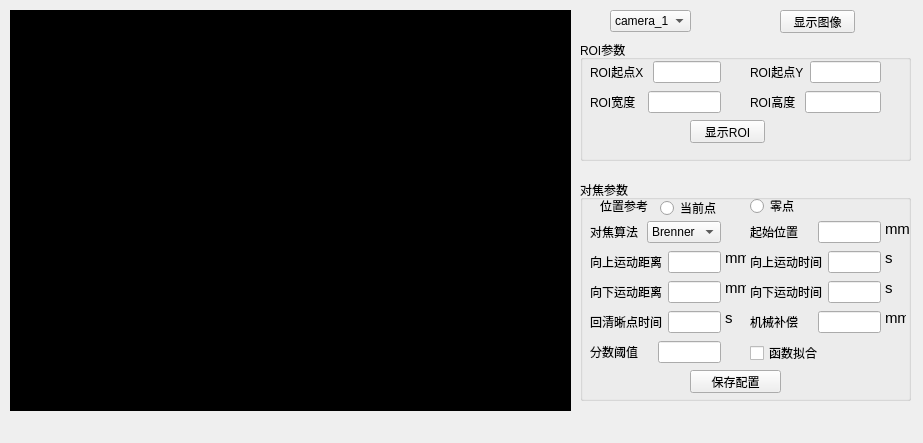
<?xml version="1.0" encoding="UTF-8"?>
<ui version="4.0">
 <class>AutofocusForm</class>
 <widget class="QMainWindow" name="AutofocusForm">
  <property name="geometry">
   <rect>
    <x>0</x>
    <y>0</y>
    <width>923</width>
    <height>443</height>
   </rect>
  </property>
  <property name="windowTitle">
   <string>MainWindow</string>
  </property>
  <widget class="QWidget" name="centralwidget">
   <widget class="QComboBox" name="camerachoose">
    <property name="geometry">
     <rect>
      <x>610</x>
      <y>10</y>
      <width>81</width>
      <height>22</height>
     </rect>
    </property>
    <item>
     <property name="text">
      <string>camera_1</string>
     </property>
    </item>
    <item>
     <property name="text">
      <string>camera_2</string>
     </property>
    </item>
   </widget>
   <widget class="QGroupBox" name="groupBox">
    <property name="geometry">
     <rect>
      <x>580</x>
      <y>40</y>
      <width>331</width>
      <height>121</height>
     </rect>
    </property>
    <property name="title">
     <string>ROI参数</string>
    </property>
    <widget class="QWidget" name="layoutWidget">
     <property name="geometry">
      <rect>
       <x>10</x>
       <y>50</y>
       <width>131</width>
       <height>24</height>
      </rect>
     </property>
     <layout class="QHBoxLayout" name="horizontalLayout_2">
      <item>
       <widget class="QLabel" name="label_2">
        <property name="text">
         <string>ROI宽度  </string>
        </property>
       </widget>
      </item>
      <item>
       <widget class="QLineEdit" name="ROI_width"/>
      </item>
     </layout>
    </widget>
    <widget class="QWidget" name="layoutWidget_2">
     <property name="geometry">
      <rect>
       <x>170</x>
       <y>20</y>
       <width>131</width>
       <height>24</height>
      </rect>
     </property>
     <layout class="QHBoxLayout" name="horizontalLayout_3">
      <item>
       <widget class="QLabel" name="label_3">
        <property name="text">
         <string>ROI起点Y</string>
        </property>
       </widget>
      </item>
      <item>
       <widget class="QLineEdit" name="ROI_start_y"/>
      </item>
     </layout>
    </widget>
    <widget class="QWidget" name="layoutWidget_3">
     <property name="geometry">
      <rect>
       <x>170</x>
       <y>50</y>
       <width>131</width>
       <height>24</height>
      </rect>
     </property>
     <layout class="QHBoxLayout" name="horizontalLayout_4">
      <item>
       <widget class="QLabel" name="label_4">
        <property name="text">
         <string>ROI高度 </string>
        </property>
       </widget>
      </item>
      <item>
       <widget class="QLineEdit" name="ROI_height"/>
      </item>
     </layout>
    </widget>
    <widget class="QWidget" name="layoutWidget">
     <property name="geometry">
      <rect>
       <x>10</x>
       <y>20</y>
       <width>131</width>
       <height>24</height>
      </rect>
     </property>
     <layout class="QHBoxLayout" name="horizontalLayout">
      <item>
       <widget class="QLabel" name="label">
        <property name="text">
         <string>ROI起点X </string>
        </property>
       </widget>
      </item>
      <item>
       <widget class="QLineEdit" name="ROI_start_x"/>
      </item>
     </layout>
    </widget>
    <widget class="QPushButton" name="showroi">
     <property name="geometry">
      <rect>
       <x>110</x>
       <y>80</y>
       <width>75</width>
       <height>23</height>
      </rect>
     </property>
     <property name="text">
      <string>显示ROI</string>
     </property>
    </widget>
   </widget>
   <widget class="QGroupBox" name="groupBox_2">
    <property name="geometry">
     <rect>
      <x>580</x>
      <y>180</y>
      <width>331</width>
      <height>221</height>
     </rect>
    </property>
    <property name="title">
     <string>对焦参数</string>
    </property>
    <widget class="QPushButton" name="save">
     <property name="geometry">
      <rect>
       <x>110</x>
       <y>190</y>
       <width>91</width>
       <height>23</height>
      </rect>
     </property>
     <property name="text">
      <string>保存配置</string>
     </property>
    </widget>
    <widget class="QLabel" name="label_18">
     <property name="geometry">
      <rect>
       <x>20</x>
       <y>20</y>
       <width>54</width>
       <height>12</height>
      </rect>
     </property>
     <property name="text">
      <string>位置参考</string>
     </property>
    </widget>
    <widget class="QRadioButton" name="radioButton">
     <property name="geometry">
      <rect>
       <x>80</x>
       <y>20</y>
       <width>89</width>
       <height>16</height>
      </rect>
     </property>
     <property name="text">
      <string>当前点</string>
     </property>
    </widget>
    <widget class="QRadioButton" name="radioButton_2">
     <property name="geometry">
      <rect>
       <x>170</x>
       <y>18</y>
       <width>89</width>
       <height>16</height>
      </rect>
     </property>
     <property name="text">
      <string>零点</string>
     </property>
    </widget>
    <widget class="QLabel" name="label_19">
     <property name="geometry">
      <rect>
       <x>305</x>
       <y>43</y>
       <width>54</width>
       <height>12</height>
      </rect>
     </property>
     <property name="font">
      <font>
       <pointsize>11</pointsize>
      </font>
     </property>
     <property name="text">
      <string>mm</string>
     </property>
    </widget>
    <widget class="QWidget" name="layoutWidget">
     <property name="geometry">
      <rect>
       <x>170</x>
       <y>40</y>
       <width>131</width>
       <height>24</height>
      </rect>
     </property>
     <layout class="QHBoxLayout" name="horizontalLayout_6">
      <item>
       <widget class="QLabel" name="label_6">
        <property name="text">
         <string>起始位置    </string>
        </property>
       </widget>
      </item>
      <item>
       <widget class="QLineEdit" name="startposition"/>
      </item>
     </layout>
    </widget>
    <widget class="QWidget" name="layoutWidget_4">
     <property name="geometry">
      <rect>
       <x>10</x>
       <y>70</y>
       <width>131</width>
       <height>24</height>
      </rect>
     </property>
     <layout class="QHBoxLayout" name="horizontalLayout_8">
      <item>
       <widget class="QLabel" name="label_8">
        <property name="text">
         <string>向上运动距离</string>
        </property>
       </widget>
      </item>
      <item>
       <widget class="QLineEdit" name="updistance"/>
      </item>
     </layout>
    </widget>
    <widget class="QLabel" name="label_20">
     <property name="geometry">
      <rect>
       <x>145</x>
       <y>70</y>
       <width>21</width>
       <height>16</height>
      </rect>
     </property>
     <property name="font">
      <font>
       <pointsize>11</pointsize>
      </font>
     </property>
     <property name="text">
      <string>mm</string>
     </property>
    </widget>
    <widget class="QWidget" name="layoutWidget_5">
     <property name="geometry">
      <rect>
       <x>170</x>
       <y>70</y>
       <width>131</width>
       <height>24</height>
      </rect>
     </property>
     <layout class="QHBoxLayout" name="horizontalLayout_9">
      <item>
       <widget class="QLabel" name="label_9">
        <property name="text">
         <string>向上运动时间</string>
        </property>
       </widget>
      </item>
      <item>
       <widget class="QLineEdit" name="uptime"/>
      </item>
     </layout>
    </widget>
    <widget class="QLabel" name="label_21">
     <property name="geometry">
      <rect>
       <x>305</x>
       <y>70</y>
       <width>21</width>
       <height>16</height>
      </rect>
     </property>
     <property name="font">
      <font>
       <pointsize>11</pointsize>
      </font>
     </property>
     <property name="text">
      <string>s</string>
     </property>
    </widget>
    <widget class="QWidget" name="layoutWidget_6">
     <property name="geometry">
      <rect>
       <x>10</x>
       <y>100</y>
       <width>131</width>
       <height>24</height>
      </rect>
     </property>
     <layout class="QHBoxLayout" name="horizontalLayout_10">
      <item>
       <widget class="QLabel" name="label_10">
        <property name="text">
         <string>向下运动距离</string>
        </property>
       </widget>
      </item>
      <item>
       <widget class="QLineEdit" name="downdistance"/>
      </item>
     </layout>
    </widget>
    <widget class="QLabel" name="label_22">
     <property name="geometry">
      <rect>
       <x>145</x>
       <y>100</y>
       <width>21</width>
       <height>16</height>
      </rect>
     </property>
     <property name="font">
      <font>
       <pointsize>11</pointsize>
      </font>
     </property>
     <property name="text">
      <string>mm</string>
     </property>
    </widget>
    <widget class="QWidget" name="layoutWidget_7">
     <property name="geometry">
      <rect>
       <x>170</x>
       <y>100</y>
       <width>131</width>
       <height>24</height>
      </rect>
     </property>
     <layout class="QHBoxLayout" name="horizontalLayout_11">
      <item>
       <widget class="QLabel" name="label_11">
        <property name="text">
         <string>向下运动时间</string>
        </property>
       </widget>
      </item>
      <item>
       <widget class="QLineEdit" name="downtime"/>
      </item>
     </layout>
    </widget>
    <widget class="QLabel" name="label_23">
     <property name="geometry">
      <rect>
       <x>305</x>
       <y>100</y>
       <width>21</width>
       <height>16</height>
      </rect>
     </property>
     <property name="font">
      <font>
       <pointsize>11</pointsize>
      </font>
     </property>
     <property name="text">
      <string>s</string>
     </property>
    </widget>
    <widget class="QWidget" name="layoutWidget_8">
     <property name="geometry">
      <rect>
       <x>10</x>
       <y>130</y>
       <width>131</width>
       <height>24</height>
      </rect>
     </property>
     <layout class="QHBoxLayout" name="horizontalLayout_12">
      <item>
       <widget class="QLabel" name="label_12">
        <property name="text">
         <string>回清晰点时间</string>
        </property>
       </widget>
      </item>
      <item>
       <widget class="QLineEdit" name="returntime"/>
      </item>
     </layout>
    </widget>
    <widget class="QLabel" name="label_24">
     <property name="geometry">
      <rect>
       <x>145</x>
       <y>130</y>
       <width>21</width>
       <height>16</height>
      </rect>
     </property>
     <property name="font">
      <font>
       <pointsize>11</pointsize>
      </font>
     </property>
     <property name="text">
      <string>s</string>
     </property>
    </widget>
    <widget class="QWidget" name="layoutWidget_9">
     <property name="geometry">
      <rect>
       <x>170</x>
       <y>130</y>
       <width>131</width>
       <height>24</height>
      </rect>
     </property>
     <layout class="QHBoxLayout" name="horizontalLayout_14">
      <item>
       <widget class="QLabel" name="label_17">
        <property name="text">
         <string>机械补偿    </string>
        </property>
       </widget>
      </item>
      <item>
       <widget class="QLineEdit" name="jixiebuchang"/>
      </item>
     </layout>
    </widget>
    <widget class="QLabel" name="label_25">
     <property name="geometry">
      <rect>
       <x>305</x>
       <y>130</y>
       <width>21</width>
       <height>16</height>
      </rect>
     </property>
     <property name="font">
      <font>
       <pointsize>11</pointsize>
      </font>
     </property>
     <property name="text">
      <string>mm</string>
     </property>
    </widget>
    <widget class="QWidget" name="layoutWidget_10">
     <property name="geometry">
      <rect>
       <x>10</x>
       <y>160</y>
       <width>131</width>
       <height>24</height>
      </rect>
     </property>
     <layout class="QHBoxLayout" name="horizontalLayout_15">
      <item>
       <widget class="QLabel" name="label_26">
        <property name="text">
         <string>分数阈值    </string>
        </property>
       </widget>
      </item>
      <item>
       <widget class="QLineEdit" name="fenshuyuzhi"/>
      </item>
     </layout>
    </widget>
    <widget class="QCheckBox" name="hanshunihe">
     <property name="geometry">
      <rect>
       <x>170</x>
       <y>165</y>
       <width>71</width>
       <height>16</height>
      </rect>
     </property>
     <property name="text">
      <string>函数拟合</string>
     </property>
    </widget>
    <widget class="QWidget" name="layoutWidget">
     <property name="geometry">
      <rect>
       <x>10</x>
       <y>40</y>
       <width>131</width>
       <height>24</height>
      </rect>
     </property>
     <layout class="QHBoxLayout" name="horizontalLayout_5">
      <item>
       <widget class="QLabel" name="label_5">
        <property name="text">
         <string>对焦算法</string>
        </property>
       </widget>
      </item>
      <item>
       <widget class="QComboBox" name="function_choose">
        <item>
         <property name="text">
          <string>Brenner</string>
         </property>
        </item>
        <item>
         <property name="text">
          <string>2</string>
         </property>
        </item>
        <item>
         <property name="text">
          <string>3</string>
         </property>
        </item>
       </widget>
      </item>
     </layout>
    </widget>
   </widget>
   <widget class="QPushButton" name="showimage">
    <property name="geometry">
     <rect>
      <x>780</x>
      <y>10</y>
      <width>75</width>
      <height>23</height>
     </rect>
    </property>
    <property name="text">
     <string>显示图像</string>
    </property>
   </widget>
   <widget class="QLabel" name="form">
    <property name="geometry">
     <rect>
      <x>10</x>
      <y>10</y>
      <width>561</width>
      <height>401</height>
     </rect>
    </property>
    <property name="styleSheet">
     <string notr="true">background-color: rgb(0, 0, 0);</string>
    </property>
    <property name="text">
     <string>TextLabel</string>
    </property>
   </widget>
  </widget>
  <widget class="QMenuBar" name="menubar">
   <property name="geometry">
    <rect>
     <x>0</x>
     <y>0</y>
     <width>923</width>
     <height>21</height>
    </rect>
   </property>
  </widget>
 </widget>
 <resources/>
 <connections/>
</ui>
